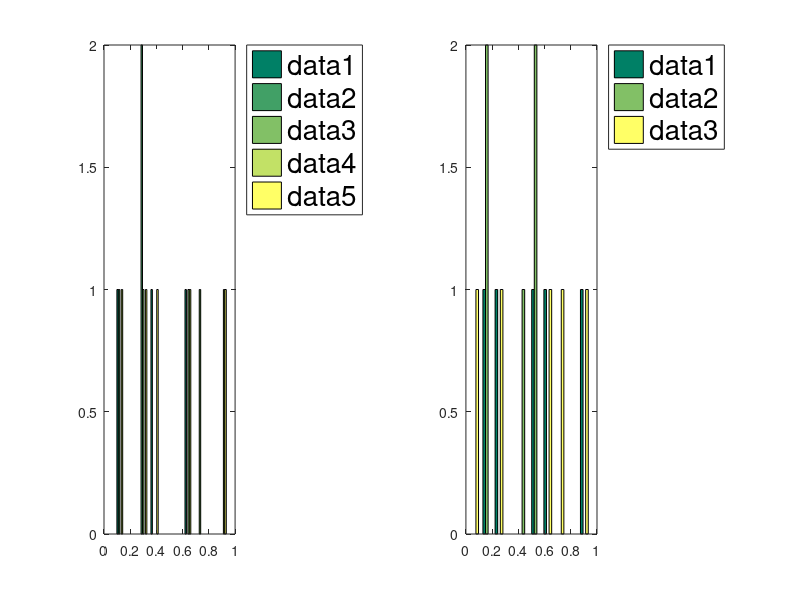

The MATLAB script that drew this image:
clear all; close all; clc;
%%%%%%%%%%%%%%%%%%%%%%%
subplot(1,2,1)
hist(rand(3,5));
h = legend("show");
legend(h,"location","northeastoutside");
set(h,"fontsize", 20);
%%%%%%%%%%%%%%%%%%%%%%%%
subplot(1,2,2)
%rand(datos,grupos)
%rand(rows,columns)
hist(rand(5,3));
colormap(summer());
h = legend("show");
legend(h,"location","northeastoutside");
set(h,"fontsize", 20);
